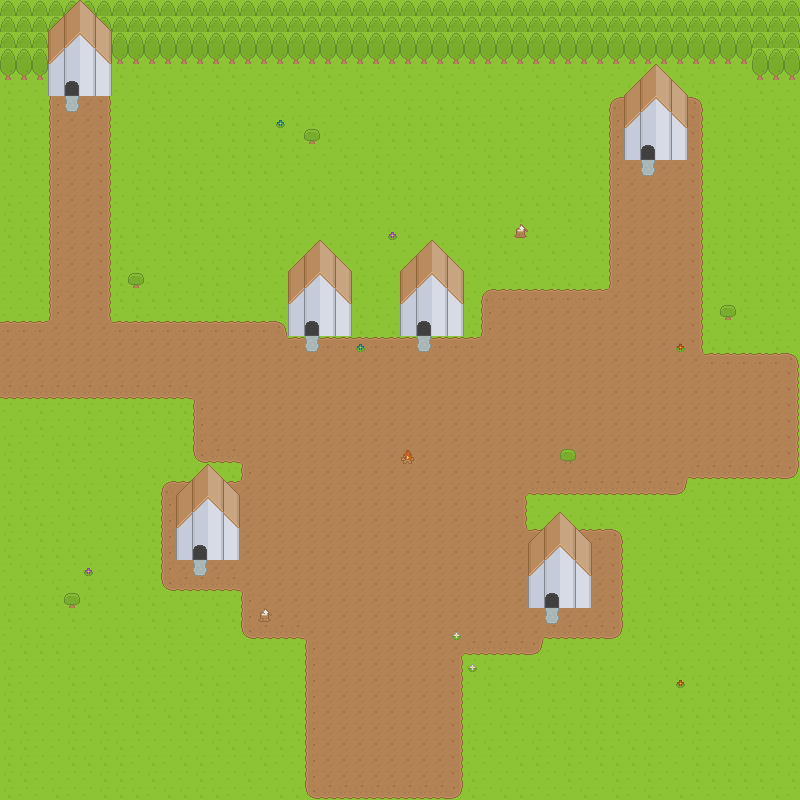

The image is a tile-based game level rendered from a .tmx file. Its description and source (layers, tilesets, objects; grid data summarised) follow:
An orthogonal 50x50 tile map with 16x16 px tiles, 5 tile layers (Grass, Dirt, Tree, House, ...).

<map version="1.5" tiledversion="1.7.2" orientation="orthogonal" renderorder="left-down" width="50" height="50" tilewidth="16" tileheight="16" infinite="0" nextlayerid="6" nextobjectid="1">
 <tileset firstgid="1" source="test_area.tsx" />
 <layer id="1" name="Grass" width="50" height="50">
  <data>[2500 cells, 2500 non-empty, 2 distinct tile ids]</data>
 </layer>
 <layer id="2" name="Dirt" width="50" height="50">
  <data>[2500 cells, 949 non-empty, 9 distinct tile ids]</data>
 </layer>
 <layer id="4" name="Tree" width="50" height="50">
  <data>[2500 cells, 228 non-empty, 10 distinct tile ids]</data>
 </layer>
 <layer id="5" name="House" width="50" height="50">
  <data>[2500 cells, 84 non-empty, 4 distinct tile ids]</data>
 </layer>
 <layer id="3" name="Roof" width="50" height="50">
  <data>[2500 cells, 78 non-empty, 7 distinct tile ids]</data>
 </layer>
</map>
